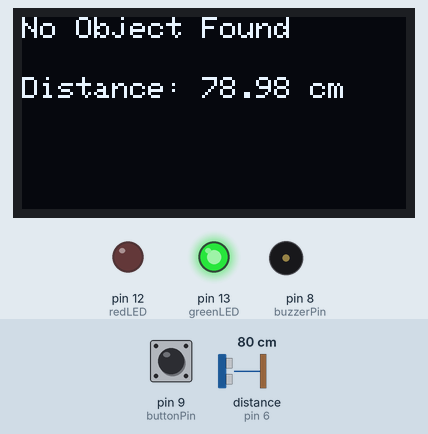
A sketch run on a simulated Arduino Uno, built with avr-gcc and run on an emulated ATmega328P. Parts: 128×64 one-colour display, output pins drawn as LEDs (lit = HIGH), buzzer (waves = sounding, pin HIGH). Wiring (inferred from the names in the program): ultrasonic range finder: trigger pin 7; echo pin 6. Inputs (shaded band) come from the test bench; at power-on: distance to the obstacle (sensor on pin 6) 80 cm, pin 9 (buttonPin) HIGH. The echo pulse lasts 58.3 µs per cm; pins used as bus, display or sensor lines are not drawn; what the sketch prints to the serial monitor is not drawn.

Above: at 3.2 s.
3.3 s: distance to the obstacle (sensor on pin 6) set to 34 cm
At 4.1 s:
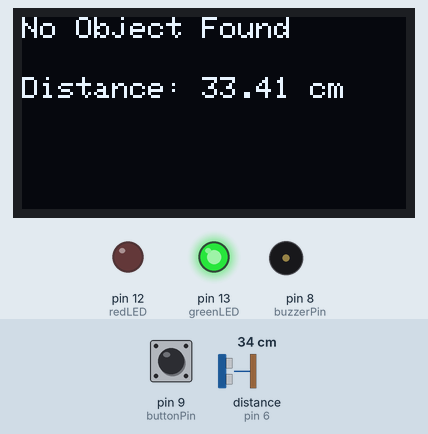
5.7 s: distance to the obstacle (sensor on pin 6) set to 27 cm
At 8.1 s:
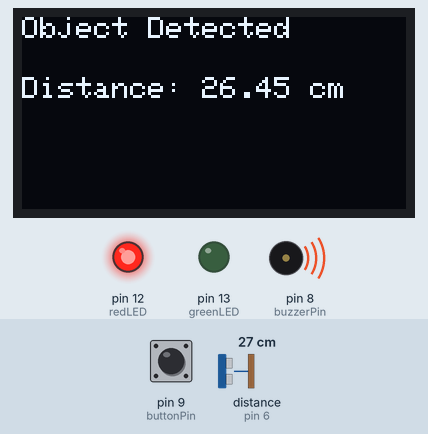
8.4 s: pin 9 (buttonPin) pulled LOW for 0.65 s
At 10.2 s:
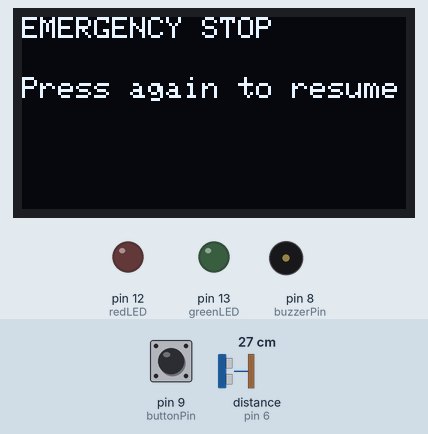
10.5 s: pin 9 (buttonPin) pulled LOW for 1 s
At 12.5 s:
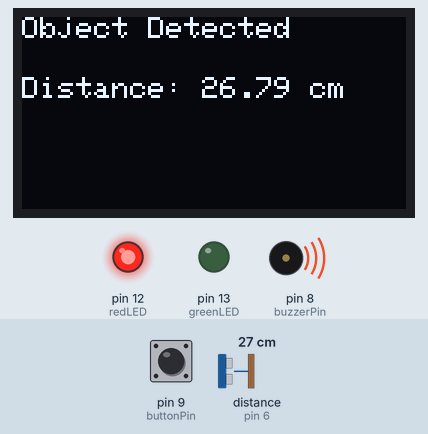
13.0 s: distance to the obstacle (sensor on pin 6) set to 18 cm
At 14.9 s:
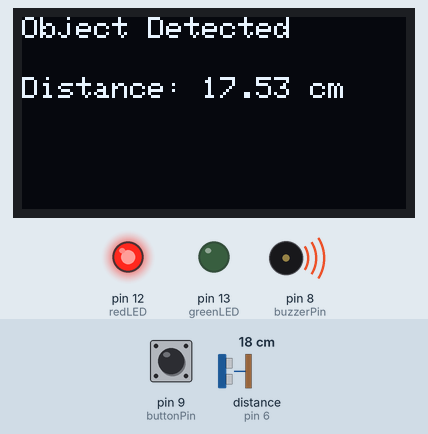
Timing chart, 0 to 15.6 s (numbered marks = the images above; inputs shaded):
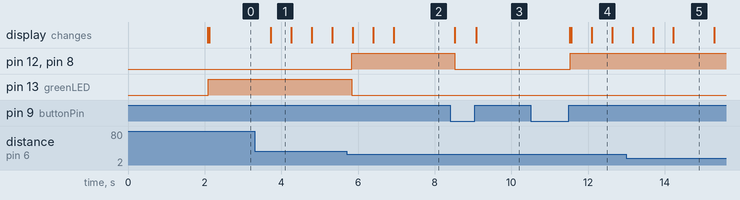

Measured:
- the behaviour switches between 31 and 30 cm on distance to the obstacle (sensor on pin 6) (found by bisection; images 1 and 2)
- after the input at 3.3 s, the display: changes after 0.43 s (image 1)
- after the input at 5.7 s, pin 12 (redLED), pin 8 (buzzerPin): LOW → HIGH after 0.13 s; pin 13 (greenLED): HIGH → LOW after 0.13 s; the display: first changes after 0.16 s (image 2 shows a later state)
- after the input at 8.4 s, pin 12 (redLED), pin 8 (buzzerPin): HIGH → LOW after 0.12 s; the display: first changes after 0.12 s (image 3 shows a later state)
- after the input at 10.5 s, pin 12 (redLED), pin 8 (buzzerPin): LOW → HIGH after 1.0 s; the display: first changes after 1.0 s (image 4 shows a later state)
- after the input at 13.0 s, the display: changes after 0.16 s (image 5)
- what the display in image 1 shows lasts 0.6 s, from 3.7 s to 4.3 s

The sketch:

ultrasonic_detector.ino
```cpp
#include <Wire.h>
#include <Adafruit_GFX.h>
#include <Adafruit_SSD1306.h>

// OLED display settings
#define SCREEN_WIDTH 128
#define SCREEN_HEIGHT 64
#define OLED_RESET -1
Adafruit_SSD1306 display(SCREEN_WIDTH, SCREEN_HEIGHT, &Wire, OLED_RESET);

// Ultrasonic sensor pins
const int trigPin = 7;
const int echoPin = 6;

// LED pins
const int redLED = 12;
const int greenLED = 13;

// Buzzer pin
const int buzzerPin = 8;

// Push Button Pin
const int buttonPin = 9; // Use internal pull-up

void setup() {
  pinMode(trigPin, OUTPUT);
  pinMode(echoPin, INPUT);
  pinMode(redLED, OUTPUT);
  pinMode(greenLED, OUTPUT);
  pinMode(buzzerPin, OUTPUT);
  pinMode(buttonPin, INPUT_PULLUP); // Active LOW button

  Serial.begin(9600);

  if (!display.begin(SSD1306_SWITCHCAPVCC, 0x3C)) {
    for (;;);  // Loop forever if display fails
  }

  display.clearDisplay();
  display.setTextSize(1);
  display.setTextColor(SSD1306_WHITE);
  display.setCursor(0, 0);
  display.println("System Starting...");
  display.display();
  delay(2000);
  display.clearDisplay();
  display.display();
}

void loop() {
  // Emergency stop
  if (digitalRead(buttonPin) == LOW) {
    display.clearDisplay();
    display.setCursor(0, 0);
    display.println("EMERGENCY STOP");
    display.display();

    digitalWrite(redLED, LOW);
    digitalWrite(greenLED, LOW);
    digitalWrite(buzzerPin, LOW);

    // Wait until button is released
    while (digitalRead(buttonPin) == LOW) {
      delay(10);
    }

    display.setCursor(0, 20);
    display.println("Press again to resume");
    display.display();

    // Wait for user to press again
    while (digitalRead(buttonPin) == HIGH) {
      delay(10);
    }

    // Wait for release again
    while (digitalRead(buttonPin) == LOW) {
      delay(10);
    }

    display.clearDisplay();
    display.display();
    return;
  }

  // Ultrasonic sensor reading
  digitalWrite(trigPin, LOW);
  delayMicroseconds(2);
  digitalWrite(trigPin, HIGH);
  delayMicroseconds(10);
  digitalWrite(trigPin, LOW);

  long duration = pulseIn(echoPin, HIGH, 30000);
  float distance = duration * 0.034 / 2;

  Serial.print("Duration: ");
  Serial.print(duration);
  Serial.print(" µs, Distance: ");
  Serial.print(distance);
  Serial.println(" cm");

  // Display and buzzer/LED logic
  display.clearDisplay();
  display.setCursor(0, 0);

  if (duration == 0 || distance <= 0 || distance > 30) {
    display.println("No Object Found");
    digitalWrite(redLED, LOW);
    digitalWrite(greenLED, HIGH);
    digitalWrite(buzzerPin, LOW);
  } else {
    display.println("Object Detected");
    digitalWrite(redLED, HIGH);
    digitalWrite(greenLED, LOW);
    digitalWrite(buzzerPin, HIGH);
    Serial.println("CAPTURE");
  }

  display.setCursor(0, 20);
  display.print("Distance: ");
  display.print(distance);
  display.println(" cm");
  display.display();

  delay(500);
}
```
